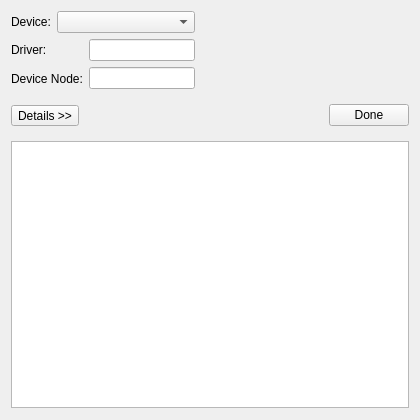
<ui version="4.0" >
 <class>deviceInfoWidget</class>
 <widget class="QWidget" name="deviceInfoWidget" >
  <property name="geometry" >
   <rect>
    <x>0</x>
    <y>0</y>
    <width>420</width>
    <height>420</height>
   </rect>
  </property>
  <property name="minimumSize" >
   <size>
    <width>0</width>
    <height>0</height>
   </size>
  </property>
  <property name="maximumSize" >
   <size>
    <width>16777215</width>
    <height>16777215</height>
   </size>
  </property>
  <layout class="QGridLayout" name="gridLayout" >
   <item row="0" column="0" >
    <widget class="QLabel" name="cardTpyeLabel" >
     <property name="text" >
      <string>Device:</string>
     </property>
    </widget>
   </item>
   <item row="0" column="1" colspan="2" >
    <widget class="QComboBox" name="devicesComboBox" />
   </item>
   <item row="0" column="3" >
    <spacer name="horizontalSpacer" >
     <property name="orientation" >
      <enum>Qt::Horizontal</enum>
     </property>
     <property name="sizeHint" stdset="0" >
      <size>
       <width>40</width>
       <height>20</height>
      </size>
     </property>
    </spacer>
   </item>
   <item rowspan="4" row="0" column="4" colspan="2" >
    <widget class="QLabel" name="imageLabel" >
     <property name="minimumSize" >
      <size>
       <width>96</width>
       <height>96</height>
      </size>
     </property>
     <property name="maximumSize" >
      <size>
       <width>96</width>
       <height>96</height>
      </size>
     </property>
     <property name="text" >
      <string/>
     </property>
     <property name="alignment" >
      <set>Qt::AlignRight|Qt::AlignTop|Qt::AlignTrailing</set>
     </property>
    </widget>
   </item>
   <item row="1" column="0" >
    <widget class="QLabel" name="driverNameLabel" >
     <property name="text" >
      <string>Driver:</string>
     </property>
    </widget>
   </item>
   <item row="1" column="2" >
    <widget class="QLineEdit" name="driverLineEdit" >
     <property name="readOnly" >
      <bool>true</bool>
     </property>
    </widget>
   </item>
   <item row="1" column="3" >
    <spacer name="horizontalSpacer_5" >
     <property name="orientation" >
      <enum>Qt::Horizontal</enum>
     </property>
     <property name="sizeHint" stdset="0" >
      <size>
       <width>40</width>
       <height>20</height>
      </size>
     </property>
    </spacer>
   </item>
   <item row="2" column="0" colspan="2" >
    <widget class="QLabel" name="deviceNodeLabel" >
     <property name="text" >
      <string>Device Node:</string>
     </property>
    </widget>
   </item>
   <item row="2" column="2" >
    <widget class="QLineEdit" name="deviceNodeLineEdit" >
     <property name="readOnly" >
      <bool>true</bool>
     </property>
    </widget>
   </item>
   <item row="2" column="3" >
    <spacer name="horizontalSpacer_7" >
     <property name="orientation" >
      <enum>Qt::Horizontal</enum>
     </property>
     <property name="sizeHint" stdset="0" >
      <size>
       <width>92</width>
       <height>23</height>
      </size>
     </property>
    </spacer>
   </item>
   <item rowspan="3" row="3" column="0" colspan="2" >
    <widget class="QToolButton" name="detailToolButton" >
     <property name="text" >
      <string>Details >></string>
     </property>
    </widget>
   </item>
   <item rowspan="3" row="3" column="5" >
    <widget class="QPushButton" name="donePushButton" >
     <property name="text" >
      <string>Done</string>
     </property>
    </widget>
   </item>
   <item row="5" column="2" colspan="3" >
    <spacer name="horizontalSpacer_4" >
     <property name="orientation" >
      <enum>Qt::Horizontal</enum>
     </property>
     <property name="sizeHint" stdset="0" >
      <size>
       <width>265</width>
       <height>22</height>
      </size>
     </property>
    </spacer>
   </item>
   <item row="6" column="0" colspan="6" >
    <widget class="QTextEdit" name="detailTextEdit" >
     <property name="readOnly" >
      <bool>true</bool>
     </property>
    </widget>
   </item>
   <item row="7" column="0" >
    <spacer name="verticalSpacer" >
     <property name="orientation" >
      <enum>Qt::Vertical</enum>
     </property>
     <property name="sizeType" >
      <enum>QSizePolicy::Minimum</enum>
     </property>
     <property name="sizeHint" stdset="0" >
      <size>
       <width>20</width>
       <height>1</height>
      </size>
     </property>
    </spacer>
   </item>
  </layout>
 </widget>
 <resources/>
 <connections/>
</ui>
